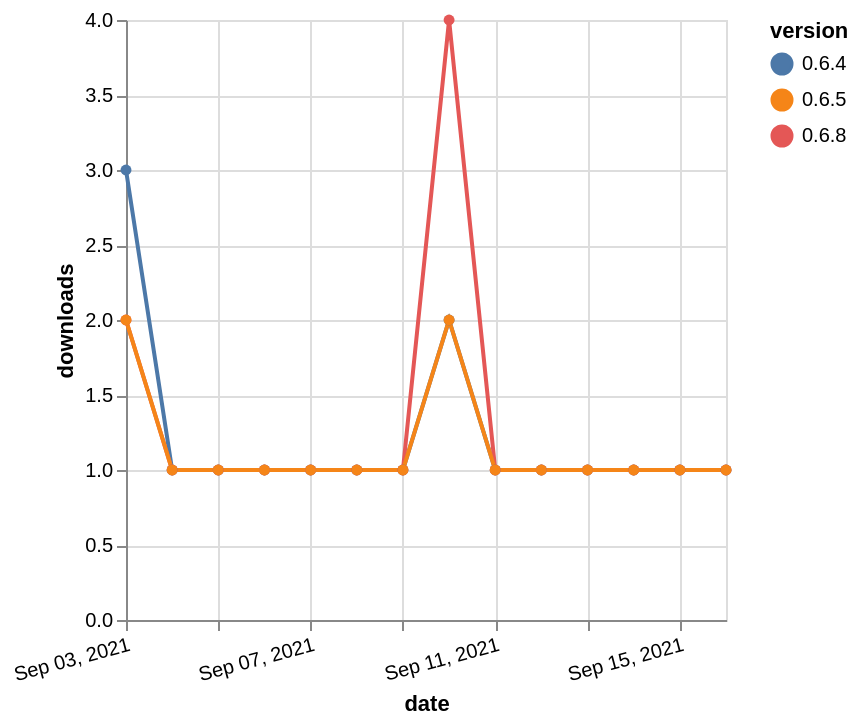

Vega-Lite specification for this chart:
### Vega-Lite specification from a JSON file in a GitHub repository (floating-point values rounded to 4 significant figures)
{"$schema": "https://vega.github.io/schema/vega-lite/v5.json", "description": "A simple bar chart with embedded data.", "data": {"values": [{"date": "2021-09-03", "total": 68, "delta": 3, "version": "0.6.4"}, {"date": "2021-09-04", "total": 69, "delta": 1, "version": "0.6.4"}, {"date": "2021-09-05", "total": 70, "delta": 1, "version": "0.6.4"}, {"date": "2021-09-06", "total": 71, "delta": 1, "version": "0.6.4"}, {"date": "2021-09-07", "total": 72, "delta": 1, "version": "0.6.4"}, {"date": "2021-09-08", "total": 73, "delta": 1, "version": "0.6.4"}, {"date": "2021-09-09", "total": 74, "delta": 1, "version": "0.6.4"}, {"date": "2021-09-10", "total": 76, "delta": 2, "version": "0.6.4"}, {"date": "2021-09-11", "total": 77, "delta": 1, "version": "0.6.4"}, {"date": "2021-09-12", "total": 78, "delta": 1, "version": "0.6.4"}, {"date": "2021-09-13", "total": 79, "delta": 1, "version": "0.6.4"}, {"date": "2021-09-14", "total": 80, "delta": 1, "version": "0.6.4"}, {"date": "2021-09-15", "total": 81, "delta": 1, "version": "0.6.4"}, {"date": "2021-09-16", "total": 82, "delta": 1, "version": "0.6.4"}, {"date": "2021-09-03", "total": 72, "delta": 2, "version": "0.6.8"}, {"date": "2021-09-04", "total": 73, "delta": 1, "version": "0.6.8"}, {"date": "2021-09-05", "total": 74, "delta": 1, "version": "0.6.8"}, {"date": "2021-09-06", "total": 75, "delta": 1, "version": "0.6.8"}, {"date": "2021-09-07", "total": 76, "delta": 1, "version": "0.6.8"}, {"date": "2021-09-08", "total": 77, "delta": 1, "version": "0.6.8"}, {"date": "2021-09-09", "total": 78, "delta": 1, "version": "0.6.8"}, {"date": "2021-09-10", "total": 82, "delta": 4, "version": "0.6.8"}, {"date": "2021-09-11", "total": 83, "delta": 1, "version": "0.6.8"}, {"date": "2021-09-12", "total": 84, "delta": 1, "version": "0.6.8"}, {"date": "2021-09-13", "total": 85, "delta": 1, "version": "0.6.8"}, {"date": "2021-09-14", "total": 86, "delta": 1, "version": "0.6.8"}, {"date": "2021-09-15", "total": 87, "delta": 1, "version": "0.6.8"}, {"date": "2021-09-16", "total": 88, "delta": 1, "version": "0.6.8"}, {"date": "2021-09-03", "total": 64, "delta": 2, "version": "0.6.5"}, {"date": "2021-09-04", "total": 65, "delta": 1, "version": "0.6.5"}, {"date": "2021-09-05", "total": 66, "delta": 1, "version": "0.6.5"}, {"date": "2021-09-06", "total": 67, "delta": 1, "version": "0.6.5"}, {"date": "2021-09-07", "total": 68, "delta": 1, "version": "0.6.5"}, {"date": "2021-09-08", "total": 69, "delta": 1, "version": "0.6.5"}, {"date": "2021-09-09", "total": 70, "delta": 1, "version": "0.6.5"}, {"date": "2021-09-10", "total": 72, "delta": 2, "version": "0.6.5"}, {"date": "2021-09-11", "total": 73, "delta": 1, "version": "0.6.5"}, {"date": "2021-09-12", "total": 74, "delta": 1, "version": "0.6.5"}, {"date": "2021-09-13", "total": 75, "delta": 1, "version": "0.6.5"}, {"date": "2021-09-14", "total": 76, "delta": 1, "version": "0.6.5"}, {"date": "2021-09-15", "total": 77, "delta": 1, "version": "0.6.5"}, {"date": "2021-09-16", "total": 78, "delta": 1, "version": "0.6.5"}]}, "width": "container", "mark": {"type": "line", "point": {"filled": true}}, "encoding": {"x": {"field": "date", "type": "temporal", "timeUnit": "yearmonthdate", "title": "date", "axis": {"labelAngle": -15}}, "y": {"field": "delta", "type": "quantitative", "title": "downloads"}, "color": {"field": "version", "type": "nominal"}, "tooltip": {"field": "delta"}}}
